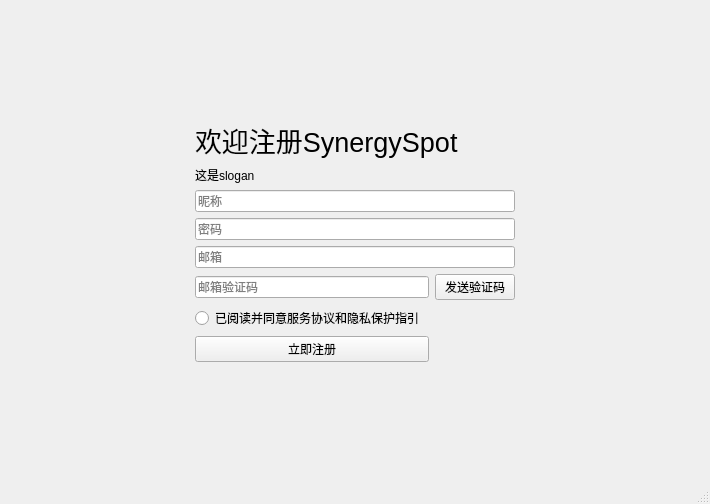
<?xml version="1.0" encoding="UTF-8"?>
<ui version="4.0">
 <class>RegisterPage</class>
 <widget class="QMainWindow" name="RegisterPage">
  <property name="geometry">
   <rect>
    <x>0</x>
    <y>0</y>
    <width>710</width>
    <height>504</height>
   </rect>
  </property>
  <property name="windowTitle">
   <string>RegisterPage</string>
  </property>
  <widget class="QWidget" name="centralwidget">
   <layout class="QGridLayout" name="gridLayout">
    <item row="3" column="1" colspan="4">
     <widget class="QLineEdit" name="nickname">
      <property name="readOnly">
       <bool>false</bool>
      </property>
      <property name="placeholderText">
       <string>昵称</string>
      </property>
     </widget>
    </item>
    <item row="13" column="1">
     <spacer name="verticalSpacer">
      <property name="orientation">
       <enum>Qt::Vertical</enum>
      </property>
      <property name="sizeHint" stdset="0">
       <size>
        <width>20</width>
        <height>142</height>
       </size>
      </property>
     </spacer>
    </item>
    <item row="5" column="5">
     <spacer name="horizontalSpacer_2">
      <property name="orientation">
       <enum>Qt::Horizontal</enum>
      </property>
      <property name="sizeHint" stdset="0">
       <size>
        <width>174</width>
        <height>20</height>
       </size>
      </property>
     </spacer>
    </item>
    <item row="0" column="1">
     <spacer name="verticalSpacer_2">
      <property name="orientation">
       <enum>Qt::Vertical</enum>
      </property>
      <property name="sizeHint" stdset="0">
       <size>
        <width>20</width>
        <height>143</height>
       </size>
      </property>
     </spacer>
    </item>
    <item row="2" column="1">
     <widget class="QLabel" name="slogan">
      <property name="text">
       <string>这是slogan</string>
      </property>
     </widget>
    </item>
    <item row="7" column="1" colspan="4">
     <widget class="QRadioButton" name="checkBox">
      <property name="text">
       <string>已阅读并同意服务协议和隐私保护指引</string>
      </property>
     </widget>
    </item>
    <item row="6" column="2" colspan="3">
     <widget class="QPushButton" name="sendVerifyEmailCode">
      <property name="text">
       <string>发送验证码</string>
      </property>
     </widget>
    </item>
    <item row="6" column="1">
     <widget class="QLineEdit" name="emailCode">
      <property name="text">
       <string/>
      </property>
      <property name="placeholderText">
       <string>邮箱验证码</string>
      </property>
     </widget>
    </item>
    <item row="4" column="1" colspan="4">
     <widget class="QLineEdit" name="password">
      <property name="placeholderText">
       <string>密码</string>
      </property>
     </widget>
    </item>
    <item row="5" column="0">
     <spacer name="horizontalSpacer">
      <property name="orientation">
       <enum>Qt::Horizontal</enum>
      </property>
      <property name="sizeHint" stdset="0">
       <size>
        <width>175</width>
        <height>20</height>
       </size>
      </property>
     </spacer>
    </item>
    <item row="5" column="1" colspan="4">
     <widget class="QLineEdit" name="email">
      <property name="placeholderText">
       <string>邮箱</string>
      </property>
     </widget>
    </item>
    <item row="1" column="1" colspan="2">
     <widget class="QLabel" name="title">
      <property name="font">
       <font>
        <pointsize>20</pointsize>
       </font>
      </property>
      <property name="text">
       <string>欢迎注册SynergySpot</string>
      </property>
     </widget>
    </item>
    <item row="8" column="1">
     <widget class="QPushButton" name="registerBtn">
      <property name="text">
       <string>立即注册</string>
      </property>
     </widget>
    </item>
   </layout>
  </widget>
  <widget class="QStatusBar" name="statusBar"/>
 </widget>
 <resources/>
 <connections/>
</ui>
